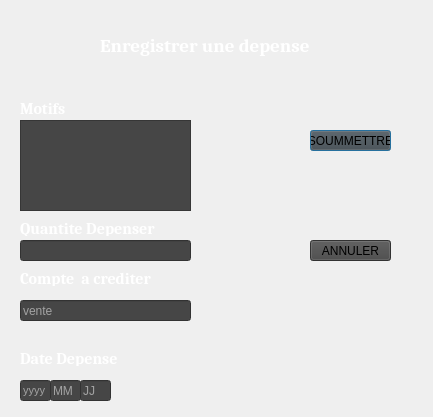
<?xml version="1.0" encoding="UTF-8"?>
<ui version="4.0">
 <class>depense1</class>
 <widget class="QDialog" name="depense1">
  <property name="geometry">
   <rect>
    <x>0</x>
    <y>0</y>
    <width>433</width>
    <height>417</height>
   </rect>
  </property>
  <property name="windowTitle">
   <string>Depense</string>
  </property>
  <property name="windowIcon">
   <iconset resource="../../Documents/Menu/logo1.qrc">
    <normaloff>:/menu/logo1/logo.png</normaloff>:/menu/logo1/logo.png</iconset>
  </property>
  <widget class="QLineEdit" name="quantite">
   <property name="geometry">
    <rect>
     <x>20</x>
     <y>240</y>
     <width>171</width>
     <height>21</height>
    </rect>
   </property>
   <property name="styleSheet">
    <string notr="true">background-color: rgb(70, 70, 70);
color: rgb(255, 255, 255);</string>
   </property>
   <property name="clearButtonEnabled">
    <bool>true</bool>
   </property>
  </widget>
  <widget class="QLabel" name="label_7">
   <property name="geometry">
    <rect>
     <x>20</x>
     <y>220</y>
     <width>141</width>
     <height>16</height>
    </rect>
   </property>
   <property name="font">
    <font>
     <family>Cambria</family>
     <pointsize>12</pointsize>
     <weight>75</weight>
     <bold>true</bold>
    </font>
   </property>
   <property name="styleSheet">
    <string notr="true">color: rgb(255, 255, 255);</string>
   </property>
   <property name="text">
    <string>Quantite Depenser</string>
   </property>
  </widget>
  <widget class="QLabel" name="label">
   <property name="geometry">
    <rect>
     <x>100</x>
     <y>30</y>
     <width>231</width>
     <height>31</height>
    </rect>
   </property>
   <property name="font">
    <font>
     <family>Cambria</family>
     <pointsize>14</pointsize>
     <weight>75</weight>
     <bold>true</bold>
    </font>
   </property>
   <property name="styleSheet">
    <string notr="true">color: rgb(255, 255, 255);</string>
   </property>
   <property name="text">
    <string>Enregistrer une depense</string>
   </property>
  </widget>
  <widget class="QLabel" name="label_6">
   <property name="geometry">
    <rect>
     <x>20</x>
     <y>100</y>
     <width>51</width>
     <height>16</height>
    </rect>
   </property>
   <property name="font">
    <font>
     <family>Cambria</family>
     <pointsize>12</pointsize>
     <weight>75</weight>
     <bold>true</bold>
    </font>
   </property>
   <property name="styleSheet">
    <string notr="true">color: rgb(255, 255, 255);</string>
   </property>
   <property name="text">
    <string>Motifs</string>
   </property>
  </widget>
  <widget class="QLabel" name="label_8">
   <property name="geometry">
    <rect>
     <x>20</x>
     <y>350</y>
     <width>111</width>
     <height>16</height>
    </rect>
   </property>
   <property name="font">
    <font>
     <family>Cambria</family>
     <pointsize>12</pointsize>
     <weight>75</weight>
     <bold>true</bold>
    </font>
   </property>
   <property name="styleSheet">
    <string notr="true">color: rgb(255, 255, 255);</string>
   </property>
   <property name="text">
    <string>Date Depense</string>
   </property>
  </widget>
  <widget class="QPushButton" name="pushButton">
   <property name="geometry">
    <rect>
     <x>310</x>
     <y>130</y>
     <width>81</width>
     <height>21</height>
    </rect>
   </property>
   <property name="styleSheet">
    <string notr="true">background-color: rgb(70, 70, 70);
</string>
   </property>
   <property name="text">
    <string>SOUMMETTRE</string>
   </property>
  </widget>
  <widget class="QPushButton" name="pushButton_3">
   <property name="geometry">
    <rect>
     <x>310</x>
     <y>240</y>
     <width>81</width>
     <height>21</height>
    </rect>
   </property>
   <property name="styleSheet">
    <string notr="true">background-color: rgb(70, 70, 70);</string>
   </property>
   <property name="text">
    <string>ANNULER</string>
   </property>
  </widget>
  <widget class="QLabel" name="label_9">
   <property name="geometry">
    <rect>
     <x>20</x>
     <y>270</y>
     <width>211</width>
     <height>16</height>
    </rect>
   </property>
   <property name="font">
    <font>
     <family>Cambria</family>
     <pointsize>12</pointsize>
     <weight>75</weight>
     <bold>true</bold>
    </font>
   </property>
   <property name="styleSheet">
    <string notr="true">color: rgb(255, 255, 255);</string>
   </property>
   <property name="text">
    <string>Compte  a crediter</string>
   </property>
  </widget>
  <widget class="QTextEdit" name="motif">
   <property name="geometry">
    <rect>
     <x>20</x>
     <y>120</y>
     <width>171</width>
     <height>91</height>
    </rect>
   </property>
   <property name="styleSheet">
    <string notr="true">background-color: rgb(70, 70, 70);
color: rgb(255, 255, 255);</string>
   </property>
  </widget>
  <widget class="QLineEdit" name="mois">
   <property name="geometry">
    <rect>
     <x>50</x>
     <y>380</y>
     <width>31</width>
     <height>21</height>
    </rect>
   </property>
   <property name="styleSheet">
    <string notr="true">background-color: rgb(70, 70, 70);
color: rgb(255, 255, 255);</string>
   </property>
   <property name="maxLength">
    <number>2</number>
   </property>
   <property name="placeholderText">
    <string>MM</string>
   </property>
  </widget>
  <widget class="QLineEdit" name="jour">
   <property name="geometry">
    <rect>
     <x>80</x>
     <y>380</y>
     <width>31</width>
     <height>21</height>
    </rect>
   </property>
   <property name="styleSheet">
    <string notr="true">background-color: rgb(70, 70, 70);
color: rgb(255, 255, 255);</string>
   </property>
   <property name="maxLength">
    <number>2</number>
   </property>
   <property name="placeholderText">
    <string>JJ</string>
   </property>
  </widget>
  <widget class="QLineEdit" name="anne">
   <property name="geometry">
    <rect>
     <x>20</x>
     <y>380</y>
     <width>31</width>
     <height>21</height>
    </rect>
   </property>
   <property name="font">
    <font>
     <pointsize>8</pointsize>
     <weight>50</weight>
     <bold>false</bold>
     <underline>false</underline>
     <strikeout>false</strikeout>
    </font>
   </property>
   <property name="tabletTracking">
    <bool>true</bool>
   </property>
   <property name="contextMenuPolicy">
    <enum>Qt::DefaultContextMenu</enum>
   </property>
   <property name="autoFillBackground">
    <bool>false</bool>
   </property>
   <property name="styleSheet">
    <string notr="true">background-color: rgb(70, 70, 70);
color: rgb(255, 255, 255);</string>
   </property>
   <property name="text">
    <string/>
   </property>
   <property name="maxLength">
    <number>4</number>
   </property>
   <property name="placeholderText">
    <string>yyyy</string>
   </property>
  </widget>
  <widget class="QLineEdit" name="Compte">
   <property name="geometry">
    <rect>
     <x>20</x>
     <y>300</y>
     <width>171</width>
     <height>21</height>
    </rect>
   </property>
   <property name="styleSheet">
    <string notr="true">background-color: rgb(70, 70, 70);
color: rgb(255, 255, 255);</string>
   </property>
   <property name="placeholderText">
    <string>vente</string>
   </property>
  </widget>
  <widget class="QLabel" name="label_2">
   <property name="geometry">
    <rect>
     <x>0</x>
     <y>0</y>
     <width>571</width>
     <height>421</height>
    </rect>
   </property>
   <property name="text">
    <string/>
   </property>
   <property name="pixmap">
    <pixmap resource="../../Documents/Menu/lgo2.qrc">:/menu/logo/lgoo.png</pixmap>
   </property>
   <property name="scaledContents">
    <bool>true</bool>
   </property>
  </widget>
  <zorder>label_2</zorder>
  <zorder>quantite</zorder>
  <zorder>label_7</zorder>
  <zorder>label</zorder>
  <zorder>label_6</zorder>
  <zorder>label_8</zorder>
  <zorder>pushButton</zorder>
  <zorder>pushButton_3</zorder>
  <zorder>label_9</zorder>
  <zorder>motif</zorder>
  <zorder>mois</zorder>
  <zorder>jour</zorder>
  <zorder>anne</zorder>
  <zorder>Compte</zorder>
 </widget>
 <resources>
  <include location="../../Documents/Menu/logo1.qrc"/>
  <include location="../../Documents/Menu/lgo2.qrc"/>
 </resources>
 <connections/>
</ui>
